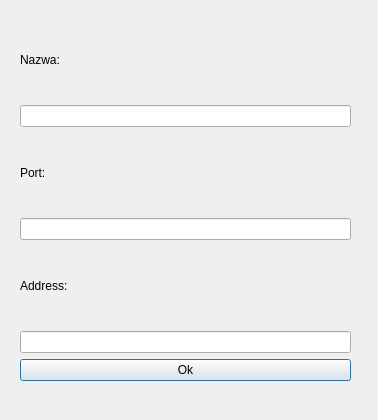
<?xml version="1.0" encoding="UTF-8"?>
<ui version="4.0">
 <class>JoinWindow</class>
 <widget class="QDialog" name="JoinWindow">
  <property name="geometry">
   <rect>
    <x>0</x>
    <y>0</y>
    <width>378</width>
    <height>420</height>
   </rect>
  </property>
  <property name="windowTitle">
   <string>Dialog</string>
  </property>
  <widget class="QWidget" name="">
   <property name="geometry">
    <rect>
     <x>20</x>
     <y>20</y>
     <width>331</width>
     <height>361</height>
    </rect>
   </property>
   <layout class="QVBoxLayout" name="verticalLayout">
    <item>
     <layout class="QVBoxLayout" name="verticalLayout_2">
      <item>
       <widget class="QLabel" name="nameLabel">
        <property name="text">
         <string>Nazwa:</string>
        </property>
       </widget>
      </item>
      <item>
       <widget class="QLineEdit" name="nameInput"/>
      </item>
      <item>
       <widget class="QLabel" name="portLabel">
        <property name="text">
         <string>Port:</string>
        </property>
       </widget>
      </item>
      <item>
       <widget class="QLineEdit" name="portInput"/>
      </item>
      <item>
       <widget class="QLabel" name="addressLabel">
        <property name="text">
         <string>Address:</string>
        </property>
       </widget>
      </item>
      <item>
       <widget class="QLineEdit" name="addressInput"/>
      </item>
     </layout>
    </item>
    <item>
     <widget class="QPushButton" name="okButton">
      <property name="text">
       <string>Ok</string>
      </property>
     </widget>
    </item>
   </layout>
  </widget>
 </widget>
 <resources/>
 <connections/>
</ui>
